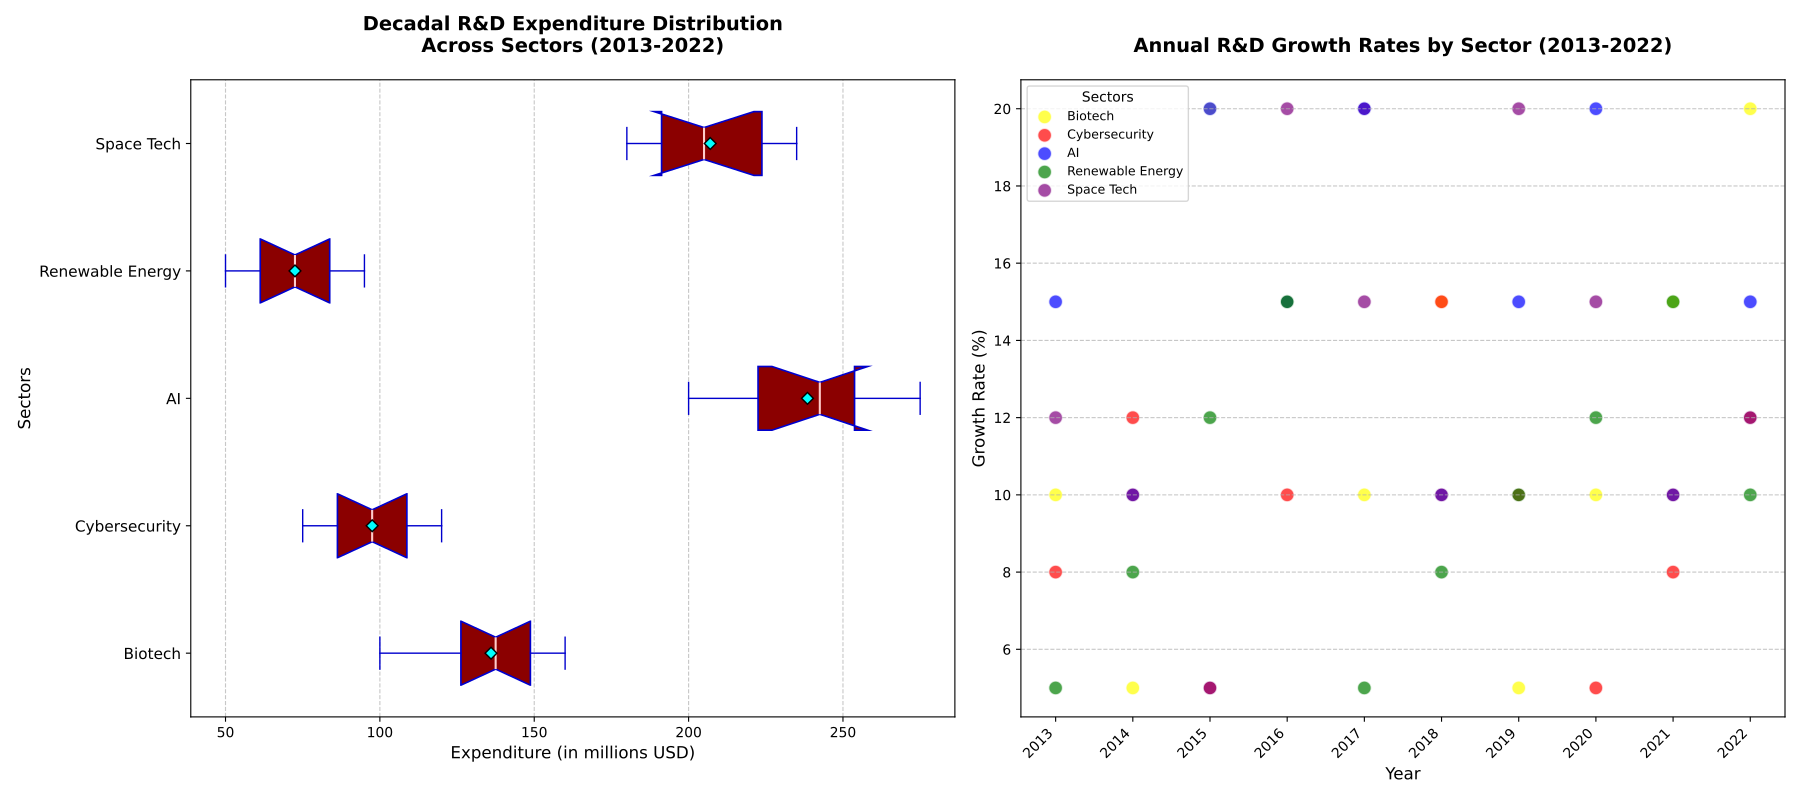

This chart was generated by the following Python code:
import matplotlib.pyplot as plt
import numpy as np

sectors = ['Biotech', 'Cybersecurity', 'AI', 'Renewable Energy', 'Space Tech']

expenditure_data = [
    [100, 120, 130, 125, 140, 150, 135, 145, 155, 160], # Biotech
    [75, 85, 80, 90, 110, 120, 115, 105, 100, 95],      # Cybersecurity
    [200, 220, 210, 230, 240, 250, 245, 255, 260, 275], # AI
    [50, 55, 60, 65, 70, 75, 80, 85, 90, 95],           # Renewable Energy
    [180, 190, 200, 195, 185, 210, 220, 225, 230, 235]  # Space Tech
]

years = np.arange(2013, 2023)

fig, axes = plt.subplots(nrows=1, ncols=2, figsize=(18, 8))

# Box plot on the left (horizontal orientation)
ax1 = axes[0]
bp = ax1.boxplot(expenditure_data, vert=False, patch_artist=True, showmeans=True, notch=True,
                 boxprops=dict(facecolor="#8b0000", color="#0000cd", linewidth=1.2),
                 medianprops=dict(color="#ffcccb", linewidth=1.5),
                 meanprops=dict(marker='D', markeredgecolor='black', markerfacecolor='cyan'),
                 whiskerprops=dict(color="#0000cd"), capprops=dict(color="#0000cd"))

ax1.set_yticklabels(sectors, fontsize=11)
ax1.set_title("Decadal R&D Expenditure Distribution\nAcross Sectors (2013-2022)", fontsize=14, fontweight='bold', pad=20)
ax1.set_xlabel("Expenditure (in millions USD)", fontsize=12)
ax1.set_ylabel("Sectors", fontsize=12)
ax1.xaxis.grid(True, linestyle='--', alpha=0.7)

# Scatter plot on the right
ax2 = axes[1]
growth_rates = [
    [10, 5, 20, 15, 10, 15, 5, 10, 15, 20],  # Biotech
    [8, 12, 5, 10, 20, 15, 10, 5, 8, 12],    # Cybersecurity
    [15, 10, 20, 15, 20, 10, 15, 20, 10, 15],# AI
    [5, 8, 12, 15, 5, 8, 10, 12, 15, 10],    # Renewable Energy
    [12, 10, 5, 20, 15, 10, 20, 15, 10, 12]  # Space Tech
]
for idx, sector_growth in enumerate(growth_rates):
    ax2.scatter(years, sector_growth, label=sectors[idx], s=100, alpha=0.7, edgecolors='w', c=[['yellow', 'red', 'blue', 'green', 'purple'][idx]])

ax2.set_title("Annual R&D Growth Rates by Sector (2013-2022)", fontsize=14, fontweight='bold', pad=20)
ax2.set_xlabel("Year", fontsize=12)
ax2.set_ylabel("Growth Rate (%)", fontsize=12)
ax2.legend(title='Sectors', fontsize=9, title_fontsize=10)
ax2.yaxis.grid(True, linestyle='--', alpha=0.7)
ax2.set_xticks(years)
ax2.set_xticklabels([str(yr) for yr in years], rotation=45, ha='right')

plt.tight_layout()
plt.show()
